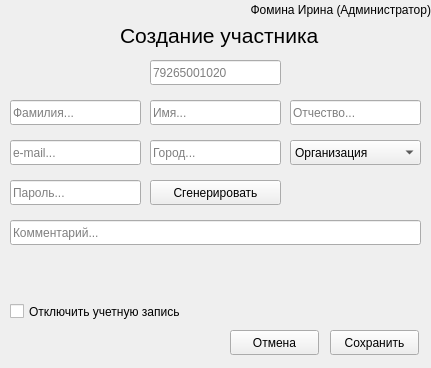
<?xml version="1.0" encoding="UTF-8"?>
<ui version="4.0">
 <class>Create_participant</class>
 <widget class="QWidget" name="Create_participant">
  <property name="geometry">
   <rect>
    <x>0</x>
    <y>0</y>
    <width>431</width>
    <height>368</height>
   </rect>
  </property>
  <property name="windowTitle">
   <string>Логистик</string>
  </property>
  <widget class="QLabel" name="label_username_role">
   <property name="geometry">
    <rect>
     <x>130</x>
     <y>0</y>
     <width>301</width>
     <height>20</height>
    </rect>
   </property>
   <property name="text">
    <string>Фомина Ирина (Администратор)</string>
   </property>
   <property name="alignment">
    <set>Qt::AlignRight|Qt::AlignTrailing|Qt::AlignVCenter</set>
   </property>
  </widget>
  <widget class="QLineEdit" name="lineEdit_second_name">
   <property name="geometry">
    <rect>
     <x>10</x>
     <y>100</y>
     <width>131</width>
     <height>25</height>
    </rect>
   </property>
   <property name="placeholderText">
    <string>Фамилия...</string>
   </property>
  </widget>
  <widget class="QLineEdit" name="lineEdit_email">
   <property name="geometry">
    <rect>
     <x>10</x>
     <y>140</y>
     <width>131</width>
     <height>25</height>
    </rect>
   </property>
   <property name="placeholderText">
    <string>e-mail...</string>
   </property>
  </widget>
  <widget class="QLineEdit" name="lineEdit_last_name">
   <property name="geometry">
    <rect>
     <x>290</x>
     <y>100</y>
     <width>131</width>
     <height>25</height>
    </rect>
   </property>
   <property name="placeholderText">
    <string>Отчество...</string>
   </property>
  </widget>
  <widget class="QLineEdit" name="lineEdit_password">
   <property name="geometry">
    <rect>
     <x>10</x>
     <y>180</y>
     <width>131</width>
     <height>25</height>
    </rect>
   </property>
   <property name="placeholderText">
    <string>Пароль...</string>
   </property>
  </widget>
  <widget class="QPushButton" name="pushButton_generate">
   <property name="geometry">
    <rect>
     <x>150</x>
     <y>180</y>
     <width>131</width>
     <height>25</height>
    </rect>
   </property>
   <property name="text">
    <string>Сгенерировать</string>
   </property>
  </widget>
  <widget class="QCheckBox" name="checkBox_disabled_participant">
   <property name="geometry">
    <rect>
     <x>10</x>
     <y>300</y>
     <width>221</width>
     <height>23</height>
    </rect>
   </property>
   <property name="text">
    <string>Отключить учетную запись</string>
   </property>
  </widget>
  <widget class="QLabel" name="label_create_participant">
   <property name="geometry">
    <rect>
     <x>120</x>
     <y>20</y>
     <width>251</width>
     <height>31</height>
    </rect>
   </property>
   <property name="font">
    <font>
     <pointsize>16</pointsize>
    </font>
   </property>
   <property name="text">
    <string>Создание участника</string>
   </property>
  </widget>
  <widget class="QLineEdit" name="lineEdit_phone_number">
   <property name="geometry">
    <rect>
     <x>150</x>
     <y>60</y>
     <width>131</width>
     <height>25</height>
    </rect>
   </property>
   <property name="placeholderText">
    <string>79265001020</string>
   </property>
  </widget>
  <widget class="QLineEdit" name="lineEdit_first_name">
   <property name="geometry">
    <rect>
     <x>150</x>
     <y>100</y>
     <width>131</width>
     <height>25</height>
    </rect>
   </property>
   <property name="placeholderText">
    <string>Имя...</string>
   </property>
  </widget>
  <widget class="QComboBox" name="comboBox_select_organization">
   <property name="geometry">
    <rect>
     <x>290</x>
     <y>140</y>
     <width>131</width>
     <height>25</height>
    </rect>
   </property>
   <item>
    <property name="text">
     <string>Организация</string>
    </property>
   </item>
   <item>
    <property name="text">
     <string>Мерц</string>
    </property>
   </item>
   <item>
    <property name="text">
     <string>Аллерган</string>
    </property>
   </item>
  </widget>
  <widget class="QPushButton" name="pushButton_save">
   <property name="geometry">
    <rect>
     <x>330</x>
     <y>330</y>
     <width>89</width>
     <height>25</height>
    </rect>
   </property>
   <property name="text">
    <string>Сохранить</string>
   </property>
  </widget>
  <widget class="QPushButton" name="pushButton_cancel">
   <property name="geometry">
    <rect>
     <x>230</x>
     <y>330</y>
     <width>89</width>
     <height>25</height>
    </rect>
   </property>
   <property name="text">
    <string>Отмена</string>
   </property>
  </widget>
  <widget class="QLineEdit" name="lineEdit_city">
   <property name="geometry">
    <rect>
     <x>150</x>
     <y>140</y>
     <width>131</width>
     <height>25</height>
    </rect>
   </property>
   <property name="placeholderText">
    <string>Город...</string>
   </property>
  </widget>
  <widget class="QLineEdit" name="lineEdit_comment">
   <property name="geometry">
    <rect>
     <x>10</x>
     <y>220</y>
     <width>411</width>
     <height>25</height>
    </rect>
   </property>
   <property name="placeholderText">
    <string>Комментарий...</string>
   </property>
  </widget>
 </widget>
 <tabstops>
  <tabstop>lineEdit_second_name</tabstop>
  <tabstop>lineEdit_first_name</tabstop>
  <tabstop>lineEdit_last_name</tabstop>
  <tabstop>lineEdit_email</tabstop>
  <tabstop>lineEdit_city</tabstop>
  <tabstop>comboBox_select_organization</tabstop>
  <tabstop>lineEdit_password</tabstop>
  <tabstop>pushButton_generate</tabstop>
  <tabstop>lineEdit_comment</tabstop>
  <tabstop>checkBox_disabled_participant</tabstop>
  <tabstop>pushButton_cancel</tabstop>
  <tabstop>pushButton_save</tabstop>
  <tabstop>lineEdit_phone_number</tabstop>
 </tabstops>
 <resources/>
 <connections>
  <connection>
   <sender>pushButton_generate</sender>
   <signal>clicked()</signal>
   <receiver>lineEdit_password</receiver>
   <slot>selectAll()</slot>
   <hints>
    <hint type="sourcelabel">
     <x>215</x>
     <y>202</y>
    </hint>
    <hint type="destinationlabel">
     <x>75</x>
     <y>202</y>
    </hint>
   </hints>
  </connection>
  <connection>
   <sender>pushButton_save</sender>
   <signal>clicked()</signal>
   <receiver>Create_participant</receiver>
   <slot>show()</slot>
   <hints>
    <hint type="sourcelabel">
     <x>374</x>
     <y>272</y>
    </hint>
    <hint type="destinationlabel">
     <x>215</x>
     <y>149</y>
    </hint>
   </hints>
  </connection>
  <connection>
   <sender>pushButton_cancel</sender>
   <signal>clicked()</signal>
   <receiver>Create_participant</receiver>
   <slot>close()</slot>
   <hints>
    <hint type="sourcelabel">
     <x>274</x>
     <y>272</y>
    </hint>
    <hint type="destinationlabel">
     <x>215</x>
     <y>149</y>
    </hint>
   </hints>
  </connection>
  <connection>
   <sender>checkBox_disabled_participant</sender>
   <signal>stateChanged(int)</signal>
   <receiver>Create_participant</receiver>
   <slot>show()</slot>
   <hints>
    <hint type="sourcelabel">
     <x>120</x>
     <y>311</y>
    </hint>
    <hint type="destinationlabel">
     <x>215</x>
     <y>183</y>
    </hint>
   </hints>
  </connection>
 </connections>
</ui>
